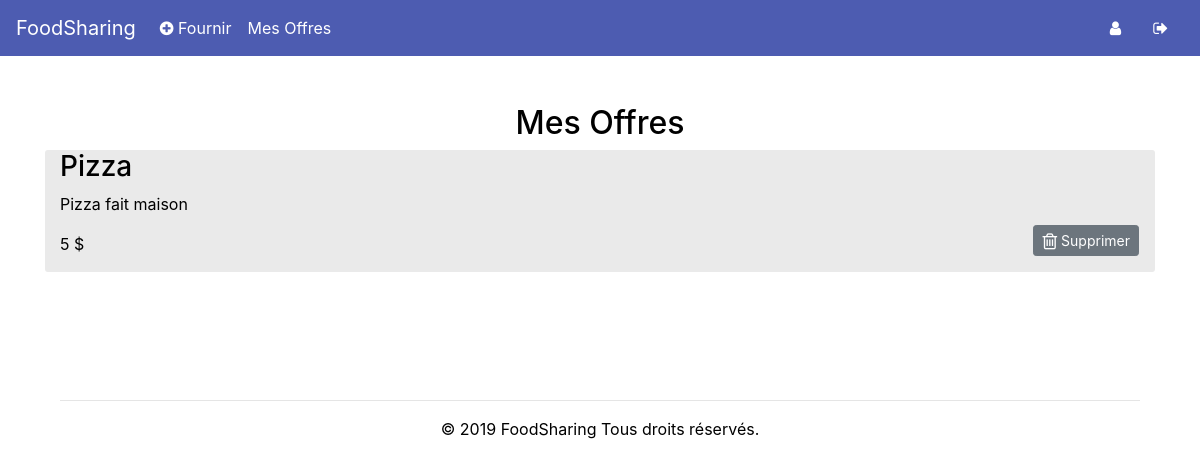
Page /my_offers (signed in) on the committed database.
### tables this page shows
CREATE TABLE Offers (
    offer_id INTEGER PRIMARY KEY,
    offer_categorie_id INTEGER,
    offer_user_id INTEGER,
    offer_title varchar(255) NOT NULL,
    offer_description varchar(255) NOT NULL,
    offer_price varchar(255) NOT NULL,
    FOREIGN KEY(offer_categorie_id) REFERENCES Categories(categorie_id),
    FOREIGN KEY(offer_user_id) REFERENCES regularsUsers(user_id)
);

### app.py (the view)
@app.route('/my_offers')
def access_my_offers_created():
    if session.get("id") is None:
        return redirect('/')
    else:
        db = Database()
        user_offers = db.get_offers(session.get('id'))
        return render_template('my_offers.html', year=now, user_offers=user_offers)

### database.py (called while the page is built)
    def get_connection(self):
        if self.connection is None:
            try:
                self.connection = sqlite3.connect('database/users.db')
            except sqlite3.Error as error:
                print("Failed to insert Python variable into sqlite table", error)
        return self.connection

    def disconnect(self):
        if self.connection is not None:
            self.connection.close()

    def get_offers(self, user_id):
        connect = self.get_connection()
        cur = connect.cursor()
        cur.execute("SELECT * FROM Offers WHERE offer_user_id = ?", (user_id,))
        result = cur.fetchall()
        self.disconnect()
        if result is None:
            return None
        else:
            return result

### templates/my_offers.html (shortened to what this page needs)
<!DOCTYPE html>
 <html class="not-ie no-js" lang="fr">
    <head>
        <link href="https://stackpath.bootstrapcdn.com/bootstrap/4.3.1/css/bootstrap.min.css" rel="stylesheet">
        <link href="/static/css/HomeStyle.css" rel="stylesheet">
        <link rel="stylesheet" href="https://cdnjs.cloudflare.com/ajax/libs/font-awesome/4.7.0/css/font-awesome.min.css">
    </head>
    <body>
            <nav class="navbar navbar-expand-lg navbar-light" style="background-color:#4d5cb1;">
                  <a class="navbar-brand" href="/" style="color:white!important;">FoodSharing</a>
                <div class="collapse navbar-collapse" id="navbarText">
                <ul class="navbar-nav mr-auto">
                  <li class="nav-item">
                    <a class="nav-link" href="/add_offer" style="color:white!important;"><i class="fa fa-plus-circle" aria-hidden="true"></i> Fournir</a>
                  </li>
                  <li class="nav-item">
                    <a class="nav-link" href="/my_offers" style="color:white!important;">Mes Offres</a>
                  </li>
                </ul>
                <a class="nav-link" href="/profile" style="color:white!important;"><i class="fa fa-user" aria-hidden="true"></i></a>
                <a class="nav-link" href="/disconnect" style="color:white!important;"><i class="fa fa-sign-out" aria-hidden="true"></i></a>
              </div>
            </nav>
            <div class="container">
                <div class="col-md-8" style="margin: 0 auto;">
                    <h2 class="text-center message">Mes Offres</h2>
                </div>
    	        <div class="container">
                    {% if user_offers is defined %}
                        {% for offer_info in user_offers %}
                            <a class="offer_container_link" href="#">
                                <div class="row offer_container">
                                    <div class="col-md-9">
                                        <h3>{{ offer_info[3] }}</h3>
                                        <p>{{ offer_info[4] }}</p>
                                        <p>{{ offer_info[5] }} $</p>
                                    </div>
                                    <div class="col-md-3">
                                        <form>
                                            <button class="btn btn-secondary btn-sm btn-delete-offer"><i class="fa fa-trash-o fa-lg"></i> Supprimer</button>
                                        </form>
                                    </div>
                                </div>
                            </a>
                        {% endfor %}
                    {% else %}
                        <h3 class="text-center">Vous n'avez pas d'offres à votre compte présentement</h3>
                    {% endif %}
		        <div>
				<div class="text-center footer">
                    <hr>
		            <p>© 2019 FoodSharing Tous droits réservés.</p>
		        </div>
			</div></div></div>
    </body>

### static/css/HomeStyle.css (style rules this page uses)
body { background-color: #ffffff; color: black; }
.message { margin-top: 3rem; }
.offer_container { background: #eaeaea; color: black; border-radius: 3px; }
.btn-delete-offer { position: absolute; bottom: 0; right: 0; margin-bottom: 1rem; margin-right: 1rem; }
.footer { margin-top:8rem; color:black; }

### rows in the picture
Offers: offer_title "Pizza", offer_description "Pizza fait maison", offer_price "5"
